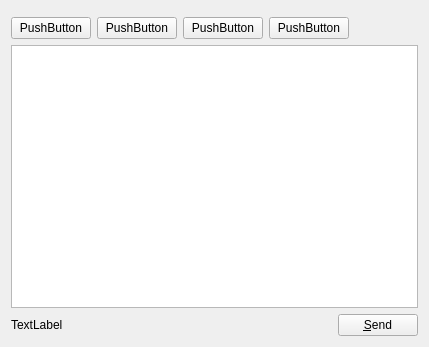
<?xml version="1.0" encoding="UTF-8"?>
<ui version="4.0">
 <class>ChatWindow</class>
 <widget class="QWidget" name="ChatWindow">
  <property name="geometry">
   <rect>
    <x>0</x>
    <y>0</y>
    <width>429</width>
    <height>347</height>
   </rect>
  </property>
  <property name="windowTitle">
   <string>Form</string>
  </property>
  <layout class="QVBoxLayout" name="verticalLayout">
   <item>
    <widget class="AdiumThemeView" name="chatArea" native="true"/>
   </item>
   <item>
    <layout class="QHBoxLayout" name="formatToolbar">
     <item>
      <widget class="QPushButton" name="formatBold">
       <property name="text">
        <string>PushButton</string>
       </property>
       <property name="checkable">
        <bool>true</bool>
       </property>
      </widget>
     </item>
     <item>
      <widget class="QPushButton" name="formatItalic">
       <property name="text">
        <string>PushButton</string>
       </property>
       <property name="checkable">
        <bool>true</bool>
       </property>
      </widget>
     </item>
     <item>
      <widget class="QPushButton" name="formatUnderline">
       <property name="text">
        <string>PushButton</string>
       </property>
       <property name="checkable">
        <bool>true</bool>
       </property>
      </widget>
     </item>
     <item>
      <widget class="QPushButton" name="insertEmoticon">
       <property name="text">
        <string>PushButton</string>
       </property>
      </widget>
     </item>
     <item>
      <spacer name="horizontalSpacer_2">
       <property name="orientation">
        <enum>Qt::Horizontal</enum>
       </property>
       <property name="sizeHint" stdset="0">
        <size>
         <width>40</width>
         <height>20</height>
        </size>
       </property>
      </spacer>
     </item>
    </layout>
   </item>
   <item>
    <widget class="ChatTextEdit" name="sendMessageBox"/>
   </item>
   <item>
    <layout class="QHBoxLayout" name="horizontalLayout">
     <item>
      <widget class="QLabel" name="statusLabel">
       <property name="text">
        <string>TextLabel</string>
       </property>
      </widget>
     </item>
     <item>
      <spacer name="horizontalSpacer">
       <property name="orientation">
        <enum>Qt::Horizontal</enum>
       </property>
       <property name="sizeHint" stdset="0">
        <size>
         <width>40</width>
         <height>20</height>
        </size>
       </property>
      </spacer>
     </item>
     <item>
      <widget class="QPushButton" name="sendMessageButton">
       <property name="text">
        <string>&amp;Send</string>
       </property>
      </widget>
     </item>
    </layout>
   </item>
  </layout>
 </widget>
 <customwidgets>
  <customwidget>
   <class>AdiumThemeView</class>
   <extends>QWidget</extends>
   <header>adiumthemeview.h</header>
   <container>1</container>
  </customwidget>
  <customwidget>
   <class>ChatTextEdit</class>
   <extends>QTextEdit</extends>
   <header>chattextedit.h</header>
  </customwidget>
 </customwidgets>
 <resources/>
 <connections/>
</ui>
